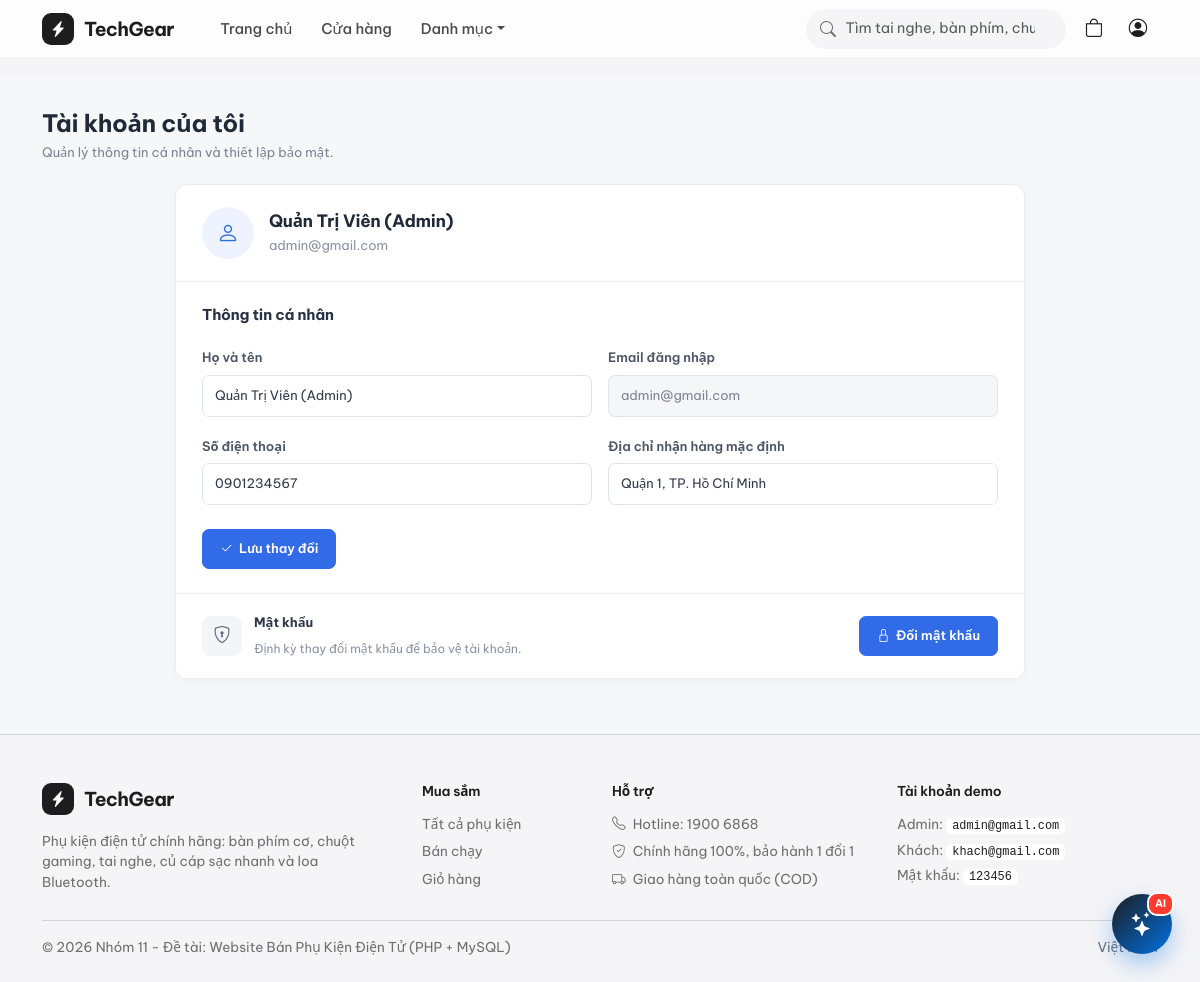
The app's page /profile.php (signed in) with its own data.
### tables this page shows
CREATE TABLE `users` (
  `id` INT AUTO_INCREMENT PRIMARY KEY,
  `fullname` VARCHAR(100) NOT NULL,
  `email` VARCHAR(100) NOT NULL UNIQUE,
  `password` VARCHAR(255) NOT NULL,
  `phone` VARCHAR(20) DEFAULT NULL,
  `address` VARCHAR(255) DEFAULT NULL,
  `role` ENUM('user', 'admin') DEFAULT 'user',
  `status` TINYINT(1) DEFAULT 1 COMMENT '1: Hoạt động, 0: Khóa',
  `created_at` TIMESTAMP DEFAULT CURRENT_TIMESTAMP
);

### profile.php (the view, shortened to what this page needs)
<?php
require_once __DIR__ . '/config/db.php';
$user_id = $_SESSION['user']['id'];
$stmt = $pdo->prepare(
    "SELECT * FROM users WHERE id = ?"
);
$stmt->execute([$user_id]);
$user = $stmt->fetch();
require_once __DIR__ . '/includes/header.php';
?>
<div class="profile-page">
    <div class="container">
        <div class="profile-heading">
            <h3>Tài khoản của tôi</h3>
            <p>Quản lý thông tin cá nhân và thiết lập bảo mật.</p>
        </div>
        <div class="account-panel">
            <div class="account-summary">
                <div class="account-avatar">
                    <i class="bi bi-person"></i>
                </div>
                <div>
                    <h4><?= htmlspecialchars($user['fullname'] ?? 'Tài khoản TECHGEAR') ?></h4>
                    <p><?= htmlspecialchars($user['email'] ?? '') ?></p>
                </div>
            </div>
            <div class="account-section">
                <h5 class="section-title">Thông tin cá nhân</h5>
                <form method="POST">
                    <div class="row g-3">
                        <div class="col-md-6">
                            <label class="form-label">Họ và tên</label>
                            <input
                                type="text"
                                name="fullname"
                                class="form-control"
                                required
                                value="<?= htmlspecialchars($user['fullname'] ?? '') ?>"
                                placeholder="Nhập họ và tên"
                            >
                        </div>
                        <div class="col-md-6">
                            <label class="form-label">Email đăng nhập</label>
                            <input
                                type="email"
                                class="form-control"
                                value="<?= htmlspecialchars($user['email'] ?? '') ?>"
                                disabled
                            >
                        </div>
                        <div class="col-md-6">
                            <label class="form-label">Số điện thoại</label>
                            <input
                                type="text"
                                name="phone"
                                class="form-control"
                                required
                                value="<?= htmlspecialchars($user['phone'] ?? '') ?>"
                                placeholder="Nhập số điện thoại"
                            >
                        </div>
                        <div class="col-md-6">
                            <label class="form-label">Địa chỉ nhận hàng mặc định</label>
                            <input
                                type="text"
                                name="address"
                                class="form-control"
                                value="<?= htmlspecialchars($user['address'] ?? '') ?>"
                                placeholder="Nhập địa chỉ nhận hàng"
                            >
                        </div>
                    </div>
                    <div class="mt-4">
                        <button type="submit" class="profile-btn">
                            <i class="bi bi-check2"></i>
                            Lưu thay đổi
                        </button>
                    </div>
                </form>
            </div>
            <div class="account-security">
                <div class="security-info">
                    <div class="security-icon">
                        <i class="bi bi-shield-lock"></i>
                    </div>
                    <div>
                        <strong>Mật khẩu</strong>
                        <small>Định kỳ thay đổi mật khẩu để bảo vệ tài khoản.</small>
                    </div>
                </div>
                <button type="button" class="profile-btn"
                        onclick="openPasswordModal()">
                    <i class="bi bi-lock"></i>
                    Đổi mật khẩu
                </button>
            </div>
        </div>
    </div>
</div>
<?php require_once __DIR__ . '/includes/footer.php'; ?>

### assets/css/style.css (style rules this page uses)
:root { --tg-bg: #f5f5f7; --tg-surface: #ffffff; --tg-text: #1d1d1f; --tg-muted: #6e6e73; --tg-accent: #0071e3; --tg-accent-hover: #0077ed; --tg-orange: #bf4800; --tg-border: #d2d2d7; --tg-border-soft: #ececf0; --tg-radius: 18px; --tg-shadow: 0 2px 12px rgba(0, 0, 0, 0.04), 0 1px 2px rgba(0, 0, 0, 0.03); --tg-shadow-hover: 0 18px 40px rgba(0, 0, 0, 0.10); }
body { background: var(--tg-bg); color: var(--tg-text); font-family: 'Be Vietnam Pro', 'Segoe UI', system-ui, -apple-system, sans-serif; -webkit-font-smoothing: antialiased; letter-spacing: 0; }
h1, h2, h3, h4, h5, h6 { color: var(--tg-text); font-weight: 700; letter-spacing: -0.01em; }
.form-label { font-weight: 500; font-size: 0.88rem; color: var(--tg-text); }
.form-control, .form-select { border-radius: 12px; border: 1px solid var(--tg-border); padding: 0.65rem 1rem; font-size: 0.95rem; }
.section-title { font-size: clamp(1.5rem, 2.5vw, 1.95rem); font-weight: 700; letter-spacing: -0.01em; line-height: 1.25; margin: 0; }
:root { --ease-apple: cubic-bezier(0.28, 0.11, 0.32, 1); --tg-link-dark: #2997ff; }
html { scroll-behavior: smooth; }

### profile.php (style rules this page uses)
.profile-page { min-height: 75vh; padding: 34px 0 55px; background: #f6f7f9; }
.profile-heading { margin-bottom: 22px; }
.profile-heading h3 { margin: 0 0 5px; color: #202938; font-size: 24px; font-weight: 700; }
.profile-heading p { margin: 0; color: #7b8494; font-size: 13px; }
.account-panel { max-width: 850px; margin: 0 auto; overflow: hidden; background: #fff; border: 1px solid #e9edf2; border-radius: 12px; box-shadow: 0 3px 14px rgba(25, 42, 70, .035); }
.account-summary { display: flex; align-items: center; gap: 15px; padding: 22px 26px; border-bottom: 1px solid #edf0f3; }
.account-avatar { display: flex; align-items: center; justify-content: center; width: 52px; height: 52px; flex: 0 0 52px; border-radius: 50%; background: #eef3ff; color: #316be8; font-size: 22px; }
.account-summary h4 { margin: 0 0 4px; color: #202938; font-size: 17px; font-weight: 700; }
.account-summary p { margin: 0; color: #8992a2; font-size: 13px; }
.account-section { padding: 24px 26px; }
.section-title { margin: 0 0 19px; color: #283244; font-size: 15px; font-weight: 700; }
.profile-page .form-label { margin-bottom: 7px; color: #4b5565; font-size: 13px; font-weight: 600; }
.profile-page .form-control { min-height: 42px; border: 1px solid #dfe4eb; border-radius: 7px; padding: 9px 12px; color: #303949; font-size: 13px; box-shadow: none; }
.profile-page .form-control:disabled { background: #f5f6f8; color: #7b8494; }
.profile-btn { display: inline-flex; align-items: center; justify-content: center; gap: 6px; min-height: 39px; padding: 9px 17px; border: 1px solid #316be8; border-radius: 7px; background: #316be8; color: #fff; font-size: 13px; font-weight: 600; transition: background .18s ease, border-color .18s ease; }
.account-security { display: flex; align-items: center; justify-content: space-between; gap: 18px; padding: 19px 26px; border-top: 1px solid #edf0f3; background: #fff; }
.security-info { display: flex; align-items: center; gap: 12px; }
.security-icon { display: flex; align-items: center; justify-content: center; width: 40px; height: 40px; flex: 0 0 40px; border-radius: 9px; background: #f3f5f8; color: #596579; font-size: 17px; }
.security-info strong { display: block; margin-bottom: 3px; color: #303949; font-size: 13px; }
.security-info small { color: #8992a2; font-size: 12px; }

### records on screen
users: fullname "Quản Trị Viên (Admin)", email "admin@gmail.com", phone "0901234567", address "Quận 1, TP. Hồ Chí Minh"
